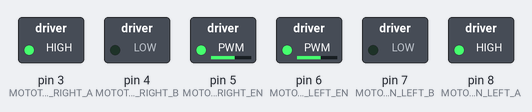
Recording of a sketch running on a simulated Arduino Uno, built with avr-gcc and run on an emulated ATmega328P. Shown: switched loads named in the sketch (green lamp = pin HIGH).

Above: at 0.05 s.
At 4.0 s:
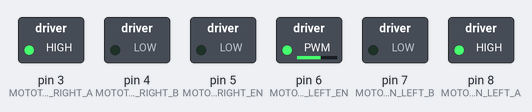
Timing chart, 0 to 4.6 s (numbered marks = the images above):
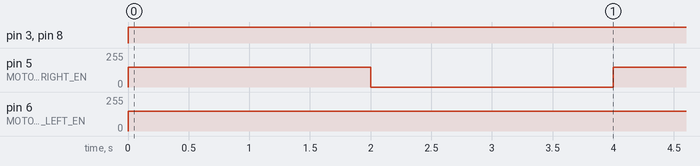

The sketch:

car.ino
```cpp
#include <Servo.h>
#include "util.h"

// Pins Setting
#define MOTOT_PIN_RIGHT_A 3
#define MOTOT_PIN_RIGHT_B 4
#define MOTOT_PIN_RIGHT_EN 5
#define MOTOT_PIN_LEFT_A 8
#define MOTOT_PIN_LEFT_B 7
#define MOTOT_PIN_LEFT_EN 6

Motor motorRight(MOTOT_PIN_RIGHT_A, MOTOT_PIN_RIGHT_B, MOTOT_PIN_RIGHT_EN);
Motor motorLeft( MOTOT_PIN_LEFT_A,  MOTOT_PIN_LEFT_B,  MOTOT_PIN_LEFT_EN);

void setup()
{
}
void loop()
{
    forward(150);
    delay(2000);
    turnRight(150);
    delay(2000);
}
void forward(int val){
    motorRight.setSpeed(val);
    motorLeft.setSpeed(val);
}

void turnRight(int val){
    motorRight.setSpeed(0);
    motorLeft.setSpeed(val);
}

void turnLeft(int val){
    motorRight.setSpeed(val);
    motorLeft.setSpeed(0);
}

void backward(int val){
    motorRight.setSpeed(-1*val);
    motorLeft.setSpeed(-1*val);
}

void stop(){
    motorRight.setSpeed(0);
    motorLeft.setSpeed(0);
}
```

util.cpp
```cpp
// (licence header left out)
#include "util.h"
#include <Arduino.h>

Command::Command(int baudrate){
    Serial.begin(baudrate);
}

/*
 * Resolve command from String type cmd.
 *
 * Command Format:
 * mode,v1,v2,v3,v4\n
 * All variables should composed with number only.
 */
void Command::resolve(String cmd){
    int idx = 0;
    int bufferIdx = 0;
    while(idx < cmd.length() && bufferIdx < BUFFER_SIZE){
        int endIdx = cmd.indexOf(',', idx);
        if (endIdx == -1) break;
        cmdBuffer[bufferIdx] = cmd.substring(idx, endIdx).toInt();
        idx = endIdx+1;
        bufferIdx++;
    }
    for( ; bufferIdx<BUFFER_SIZE; bufferIdx++)
        cmdBuffer[bufferIdx] = 0;
}

/*
 * Get one line String from Serial, and call resolve() to depart comma.
 */
void Command::waitForData(){
    String cmd = Serial.readStringUntil('\n');
    resolve(cmd);
}

/*
 * Motor pin setup.
 * NOTE:
 * pin_EN should be pins with PWM.
 */
Motor::Motor(uint8 pin_A, uint8 pin_B, uint8 pin_EN){
    Pin_A = pin_A;
    Pin_B = pin_B;
    Pin_EN = pin_EN;
    pinMode(Pin_A, OUTPUT);
    pinMode(Pin_B, OUTPUT);
    pinMode(Pin_EN, OUTPUT);
}

/*
 * Speed: range from -250 to 250.
 * Set direction pin according to the sign of speed.
 */
void Motor::setSpeed(int speed){
    bool dir = speed >= 0;
    digitalWrite(Pin_A, dir);
    digitalWrite(Pin_B, !dir);
    speed = abs(speed);
    speed = speed > 250 ? 250 : speed;
    analogWrite(Pin_EN, speed);
}

/**/
Throttle::Throttle(){
    throttle = 0;
    last_update_time = 0;
}
bool Throttle::judge(int val){
    return val > JUDGE_LEVEL;
}

void Throttle::setKey(int val){
    static bool lastKey = true;
    bool key = judge(val);
    lastKey = lastKey && key;
    if ( millis() - 1000/UPDATE_FREQ > last_update_time ){
        if ( !lastKey )
            throttle *= 0.8;
        else
            throttle += 0.02;
        throttle = ( throttle>1 ) ? 1 : (( throttle<0) ? 0 : throttle);
        lastKey = true;
        last_update_time = millis();
    }
}

int Throttle::getWeightedVal(int val){
    return (int)((float)val * throttle);
}
```

util.h
```cpp
// (licence header left out)
#ifndef UTIL_H
#define UTIL_H

#include <Arduino.h>

#define uint8 unsigned char

#define BUFFER_SIZE 5

class Command{
    private:
    void resolve(String cmd);

    public:
    int cmdBuffer[BUFFER_SIZE];
    Command(int baudrate=9600);
    void waitForData();
};

class Motor{
    private:
    uint8 Pin_A, Pin_B, Pin_EN;

    public:
    Motor(uint8 pin_A, uint8 pin_B, uint8 pin_EN);
    void setSpeed(int speed);
};

#define JUDGE_LEVEL 512
#define UPDATE_FREQ 10
class Throttle{
    private:
    double throttle;
    unsigned long last_update_time;
    bool judge(int val);

    public:
    Throttle();
    void setKey(int val);
    int getWeightedVal(int val);
};
#endif
```

Measured:
- by itself, pin 3 (MOTOT_PIN_RIGHT_A), pin 8 (MOTOT_PIN_LEFT_A): LOW → HIGH at 0.00 s
- by itself, pin 5 (MOTOT_PIN_RIGHT_EN): alternates 150/255 for 2.0 s and 0/255 for 2.0 s
- by itself, pin 6 (MOTOT_PIN_LEFT_EN): 0/255 → 150/255 at 0.00 s
